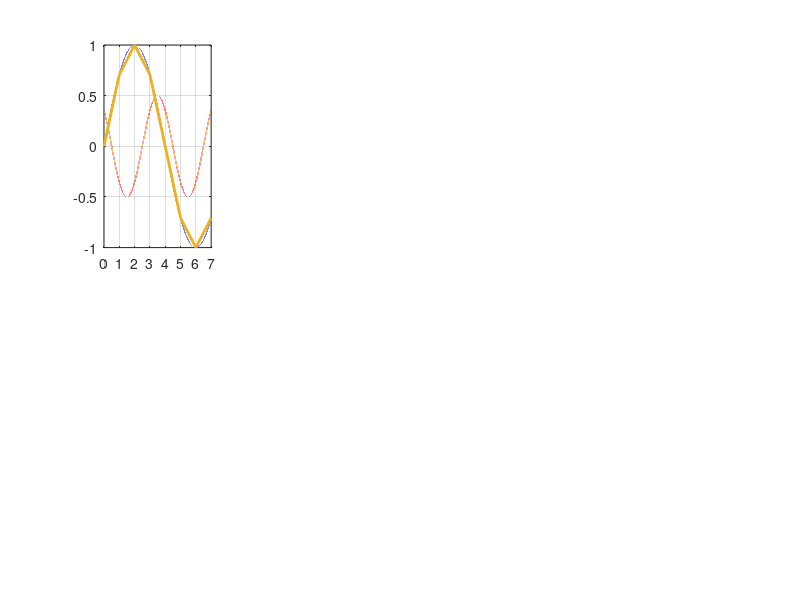

Here is the MATLAB script that generated this plot: (Note: this script raises an error after producing the figure.)
%CODE FOR DFT, IDFT and Radix-2 FFT 

n = 0:1:7; %FFT at 8 points
ts = 1/8000; %Sampling freq = 1/ts = 8000 Hz
n1 = 0:ts:7;

%x_n = sin(2*pi*1000*n*ts) + 0.5*sin(2*pi*2000*n*ts + 3*pi/4); %Ex in Lyon
x_n = sin(2*pi*1000*n*ts);



for i=1:7
    x_1 = sin(2*pi*i*1000*n1*ts);
    x_2 = 0.5*sin(2*pi*i*2000*n1*ts + 3*pi/4);
    subplot(2,4,i);
    plot(n1, x_1, n1, x_2, n, x_n, 'linewidth', 2);
    grid on;
    title("Value of m: ", i);
    legend('sin(2.pi.1000.n1.ts)', '0.5*sin(2.pi.2000.n1.ts + 3*pi/4)', ...
            'x_n');
end

%FFT
[y] = FFT(x_n);  
y

%DFT
[y1] = DFT(x_n, 8);
y1

%IDFT
[y2] = IDFT(y1, 8);
figure(2);
subplot(2,1,1);
plot(n, real(y2));
title('IDFT(y1), where y1 = FT(x_n)');
subplot(2,1,2);
plot(n, x_n);
title('Original signal x_n');

%Function for DFT
function [y1] = DFT(x,num)
x_m = zeros(1, num);
    for m = 1:num
        for n = 1:num
            x_m(m) = x_m(m) + x(n) .* exp(-1i*2*pi*(m-1)*(n-1)/num);
        end
     end
    
y1 = (x_m);
end

%Function for IDFT
function [y] = IDFT(x, num)
x_n = zeros(1, num);
    for m = 1:num
        for n = 1:num
            x_n(m) = x_n(m) + x(n) .* exp(1i*2*pi*(m-1)*(n-1)/num);
        end
        x_n(m) = x_n(m) * 1/num;
    end
y = x_n;
end

%Function for Radix-2 FFT
function [y] = FFT(x) 
p=nextpow2(length(x));            % checking the size of the input array
x=[x zeros(1,(2^p)-length(x))];   % making a zero array 
N=length(x);                      % computing the array size
S=log2(N);                        % computing the #conversion stages
Half=N/2;                         % half the length of the array
for stage=1:S                     % stages of transformation
    % series of "butterflies" for each stage
    for index=0:(N/(2^(stage-1))):(N-1) 
        for n=0:(Half-1)    % creating "butterfly" and saving the results
            pos=n+index+1;  % index of the data sample
            pow=(2^(stage-1))*n;  % part of power of the complex multiplier
            w=exp((-1i)*(2*pi)*pow/N); % complex multiplier
            a=x(pos)+x(pos+Half); % 1st part of the "butterfly" 
            b=(x(pos)-x(pos+Half)).*w; % 2nd part of the "butterfly" 
            x(pos)=a;               % saving computation of the 1-st part
            x(pos+Half)=b;          % saving computation of the 2-nd part
        end
    end
Half=Half/2;        % computing the next "Half" value
end
y=bitrevorder(x);   % performing bit-reverse operation and return 
end
